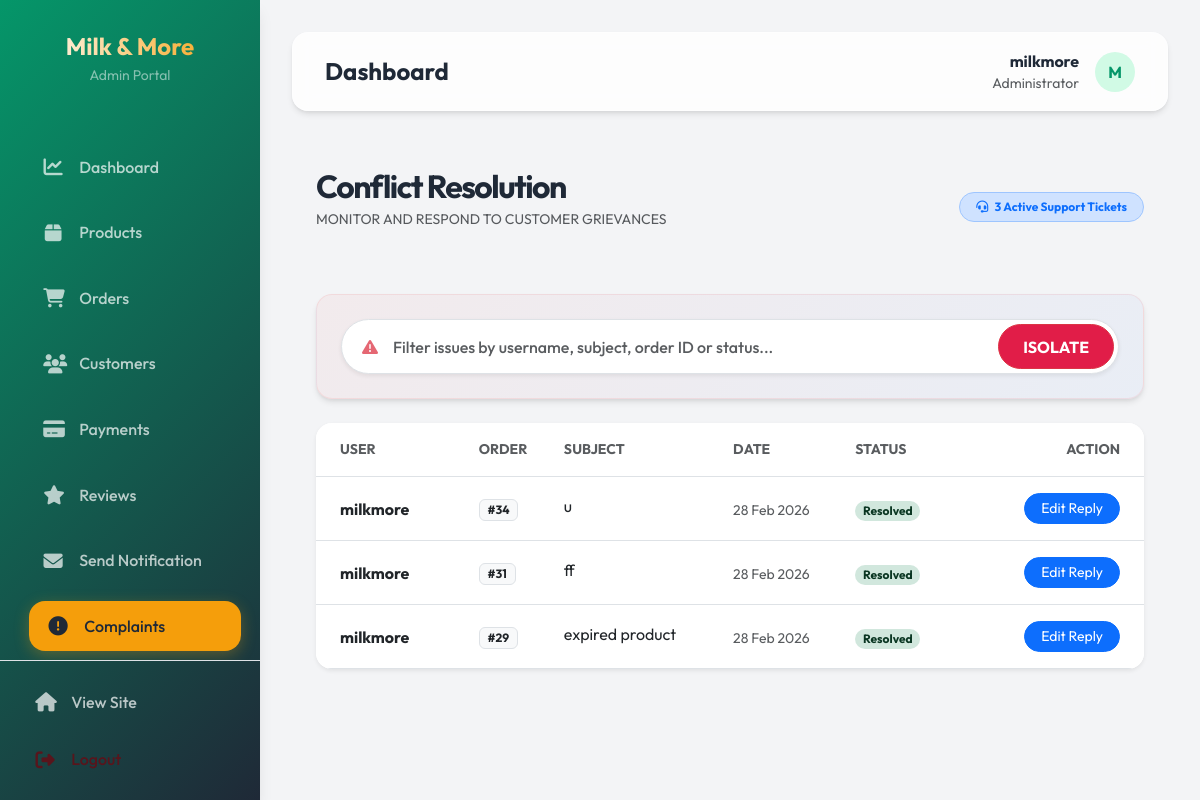
The app's page /admin-complaints/ (signed in) with its own data.
### app/models.py (models this page shows, shortened)
class Complaint(models.Model):
    user = models.ForeignKey(User, on_delete=models.CASCADE)
    order = models.ForeignKey(OrderPlaced, on_delete=models.CASCADE, related_name='complaints')
    subject = models.CharField(max_length=200)
    message = models.TextField()
    reply = models.TextField(null=True, blank=True)
    status = models.CharField(max_length=20, choices=[('Pending', 'Pending'), ('Resolved', 'Resolved')], default='Pending')
    created_at = models.DateTimeField(auto_now_add=True)
    updated_at = models.DateTimeField(auto_now=True)

class OrderPlaced(models.Model):
    user = models.ForeignKey(User,on_delete=models.CASCADE)
    customer = models.ForeignKey(Customer,on_delete=models.CASCADE)
    product = models.ForeignKey(Product,on_delete=models.CASCADE)
    quantity = models.PositiveIntegerField(default=1)
    size = models.CharField(max_length=50, default="500gm")
    price = models.FloatField(default=0.0)
    ordered_date =models.DateTimeField(auto_now_add=True)
    status = models.CharField(max_length=50,choices=STATUS_CHOICES,default='Pending')
    payment = models.ForeignKey(Payment,on_delete=models.CASCADE,default="")
    cust_id = models.PositiveSmallIntegerField()
    delivery_person = models.ForeignKey(DeliveryPerson, on_delete=models.SET_NULL, null=True, blank=True)
    delivery_notes = models.TextField(null=True, blank=True)
    delivery_otp = models.CharField(max_length=6, null=True, blank=True)

### app/views.py (the view, shortened to what this page needs)
# urls.py: path("admin-complaints/", admin_complaints, name="admin-complaints"),
@user_passes_test(is_admin)
def admin_complaints(request):
    query = request.GET.get('q')
    complaints = Complaint.objects.all().select_related('user', 'order').order_by('-created_at')
    return render(request, 'admin_panel/complaints.html', locals())

### app/context_processors.py (called while the page is built, shortened)
def regional_restriction(request):
    is_delivery = hasattr(request.user, 'deliveryperson')
    return {
        'is_in_ahmedabad': True, # Default to True for guests/staff to avoid blocking
        'has_any_address': False,
        'show_restricted_overlay': False
    }

### app/views.py (called while the page is built)
def is_admin(user):
    return user.is_superuser or user.is_staff

### Dairy-webapp-main/app/templates/admin_panel/complaints.html (shortened to what this page needs)
{% extends 'admin_panel/base.html' %}
{% load static %}
{% block content %}
<div class="p-4 overflow-y-auto w-100 h-100 animate-fade-in">
    <div class="d-flex justify-content-between align-items-center mb-5">
        <div>
            <h1 class="h2 fw-bold mb-1" style="color: var(--primary); letter-spacing: -1.5px;">Conflict Resolution</h1>
            <p class="text-muted small text-uppercase letter-spacing-1">Monitor and respond to customer grievances</p>
        </div>
        <div class="text-md-end">
            <span class="badge bg-primary-subtle text-primary rounded-pill px-3 py-2 border border-primary-subtle">
                <i class="fa-solid fa-headset me-1"></i> {{ complaints|length }} Active Support Ticket{{ complaints|length|pluralize }}
            </span>
        </div>
    </div>
    <div class="glass-card mb-4 p-4 rounded-4"
         style="background: linear-gradient(135deg, rgba(239, 68, 68, 0.05) 0%, rgba(59, 130, 246, 0.05) 100%); border: 1px solid rgba(239, 68, 68, 0.1);">
        <div class="row align-items-center g-3">
            <div class="col-md-12">
                <form action="" method="GET" autocomplete="off" class="m-0">
                    <div class="input-group shadow-sm rounded-pill overflow-hidden bg-white border p-1" style="transition: all 0.3s ease;">
                        <span class="input-group-text bg-transparent border-0 ps-3 pe-2">
                            <i class="fa-solid fa-triangle-exclamation text-danger opacity-75"></i>
                        </span>
                        <input type="text" name="q" class="form-control border-0 shadow-none px-2"
                               placeholder="Filter issues by username, subject, order ID or status..."
                               value="{{ request.GET.q|default:'' }}"
                               style="height: 45px; font-weight: 500;">
                        <button class="btn btn-danger rounded-pill px-4 fw-bold" type="submit" style="background: #e11d48;">ISOLATE</button>
                    </div>
                </form>
            </div>
        </div>
    </div>
    <div class="card border-0 shadow-sm rounded-4 overflow-hidden">
        <div class="table-responsive">
            <table class="table table-hover align-middle mb-0">
                <thead class="bg-light">
                    <tr>
                        <th class="px-4 py-3 text-uppercase small letter-spacing-1 fw-bold text-muted">User</th>
                        <th class="py-3 text-uppercase small letter-spacing-1 fw-bold text-muted">Order</th>
                        <th class="py-3 text-uppercase small letter-spacing-1 fw-bold text-muted">Subject</th>
                        <th class="py-3 text-uppercase small letter-spacing-1 fw-bold text-muted">Date</th>
                        <th class="py-3 text-uppercase small letter-spacing-1 fw-bold text-muted">Status</th>
                        <th class="px-4 py-3 text-uppercase small letter-spacing-1 fw-bold text-muted text-end">Action
                        </th>
                    </tr>
                </thead>
                <tbody>
                    {% for complaint in complaints %}
                    <tr>
                        <td class="px-4 py-3">
                            <span class="fw-bold">{{complaint.user.username}}</span>
                        </td>
                        <td class="py-3">
                            <span class="badge bg-light text-dark border">#{{complaint.order.id}}</span>
                        </td>
                        <td class="py-3">
                            <span class="d-inline-block text-truncate"
                                style="max-width: 200px;">{{complaint.subject}}</span>
                        </td>
                        <td class="py-3">
                            <span class="text-muted small">{{complaint.created_at|date:"d M Y"}}</span>
                        </td>
                        <td class="py-3">
                            <span
                                class="badge rounded-pill {% if complaint.status == 'Pending' %}bg-warning-subtle text-warning-emphasis{% else %}bg-success-subtle text-success-emphasis{% endif %}">
                                {{complaint.status}}
                            </span>
                        </td>
                        <td class="px-4 py-3 text-end">
                            <a href="{% url 'admin-reply-complaint' complaint.id %}"
                                class="btn btn-sm btn-primary rounded-pill px-3">
                                {% if complaint.reply %}Edit Reply{% else %}Reply{% endif %}
                            </a>
                        </td>
                    </tr>
                    {% empty %}
                    <tr>
                        <td colspan="6" class="text-center py-5 text-muted">
                            No complaints found.
                        </td>
                    </tr>
                    {% endfor %}
                </tbody>
            </table>
        </div>
    </div>
</div>
{% endblock content %}

### Dairy-webapp-main/app/templates/admin_panel/base.html (shortened to what this page needs)
{% load static %}
<!DOCTYPE html>
<html lang="en">
<head>
    <link rel="stylesheet" href="https://cdnjs.cloudflare.com/ajax/libs/font-awesome/6.4.0/css/all.min.css">
    <link href="https://cdn.jsdelivr.net/npm/bootstrap@5.3.0/dist/css/bootstrap.min.css" rel="stylesheet">
</head>
<body>
    <div class="sidebar">
        <div class="sidebar-header">
            <h3>Milk & More</h3>
            <p class="text-white-50 small mt-1">Admin Portal</p>
        </div>
        <div class="nav-links-wrapper">
            <ul class="nav-links" style="margin-top: 0;">
                <li class="nav-item">
                    <a href="{% url 'admin-dashboard' %}"
                        class="nav-link {% if request.resolver_match.url_name == 'admin-dashboard' %}active{% endif %}">
                        <i class="fa-solid fa-chart-line"></i> Dashboard
                    </a>
                </li>
                <li class="nav-item">
                    <a href="{% url 'admin-products' %}"
                        class="nav-link {% if 'product' in request.resolver_match.url_name %}active{% endif %}">
                        <i class="fa-solid fa-box"></i> Products
                    </a>
                </li>
                <li class="nav-item">
                    <a href="{% url 'admin-orders' %}"
                        class="nav-link {% if 'order' in request.resolver_match.url_name and 'delivery-person' not in request.resolver_match.url_name %}active{% endif %}">
                        <i class="fa-solid fa-cart-shopping"></i> Orders
                    </a>
                </li>
                <li class="nav-item">
                    <a href="{% url 'admin-customers' %}"
                        class="nav-link {% if 'customer' in request.resolver_match.url_name %}active{% endif %}">
                        <i class="fa-solid fa-users"></i> Customers
                    </a>
                </li>
                <li class="nav-item">
                    <a href="{% url 'admin-payments' %}"
                        class="nav-link {% if 'payment' in request.resolver_match.url_name %}active{% endif %}">
                        <i class="fa-solid fa-credit-card"></i> Payments
                    </a>
                </li>
                <li class="nav-item">
                    <a href="{% url 'admin-reviews' %}"
                        class="nav-link {% if 'review' in request.resolver_match.url_name %}active{% endif %}">
                        <i class="fa-solid fa-star"></i> Reviews
                    </a>
                </li>
                <li class="nav-item">
                    <a href="{% url 'admin-send-notification' %}"
                        class="nav-link {% if request.resolver_match.url_name == 'admin-send-notification' %}active{% endif %}">
                        <i class="fa-solid fa-envelope"></i> Send Notification
                    </a>
                </li>
                <li class="nav-item">
                    <a href="{% url 'admin-complaints' %}"
                        class="nav-link {% if 'complaint' in request.resolver_match.url_name %}active{% endif %}">
                        <i class="fa-solid fa-circle-exclamation"></i> Complaints
                    </a>
                </li>
                <li class="nav-item">
                </li>
            </ul>
        </div>
        <div class="sidebar-footer p-3 border-top border-white-25">
            <ul class="nav-links m-0">
                <li class="nav-item p-0">
                    <a href="{% url 'home' %}" class="nav-link">
                        <i class="fa-solid fa-house"></i> View Site
                    </a>
                </li>
                <li class="nav-item p-0 mt-2">
                    <a href="{% url 'logout' %}" class="nav-link text-danger-emphasis">
                        <i class="fa-solid fa-right-from-bracket"></i> Logout
                    </a>
                </li>
            </ul>
        </div>
    </div>
    <div class="main-content">
        <header class="top-header animate-fade-in">
            <div class="page-info">
                <h4 class="mb-0 fw-bold">{% block page_title %}Dashboard{% endblock %}</h4>
            </div>
            <div class="user-profile">
                <div class="text-end d-none d-md-block">
                    <p class="mb-0 fw-bold">{{ request.user.username }}</p>
                    <p class="mb-0 small text-muted">Administrator</p>
                </div>
                <div class="user-avatar text-uppercase">
                    {{ request.user.username|slice:":1" }}
                </div>
            </div>
        </header>
        <div class="animate-fade-in" style="animation-delay: 0.1s;">
            {% block content %}{% endblock %}
        </div>
    </div>
</body>
</html>

### Dairy-webapp-main/app/templates/admin_panel/base.html (style rules this page uses)
:root { --emerald: #10b981; --emerald-dark: #059669; --emerald-light: #d1fae5; --gold: #f59e0b; --gold-dark: #d97706; --dark: #1f2937; --light: #f9fafb; --white: #ffffff; --glass: rgba(255, 255, 255, 0.8); --shadow-sm: 0 1px 2px 0 rgba(0, 0, 0, 0.05); --shadow: 0 4px 6px -1px rgba(0, 0, 0, 0.1), 0 2px 4px -1px rgba(0, 0, 0, 0.06); --shadow-lg: 0 10px 15px -3px rgba(0, 0, 0, 0.1), 0 4px 6px -2px rgba(0, 0, 0, 0.05); --radius: 16px; }
body { font-family: 'Outfit', sans-serif; background-color: #f3f4f6; color: var(--dark); margin: 0; padding: 0; overflow-x: hidden; }
.sidebar { width: 260px; height: 100vh; position: fixed; left: 0; top: 0; background: linear-gradient(135deg, var(--emerald-dark), var(--dark)); color: white; transition: all 0.3s ease; z-index: 1000; box-shadow: var(--shadow-lg); display: flex; flex-direction: column; }
.sidebar-header { padding: 2rem 1.5rem; text-align: center; flex-shrink: 0; }
.nav-links-wrapper { flex-grow: 1; overflow-y: auto; padding-bottom: 2rem; }
.nav-links-wrapper { -ms-overflow-style: none; scrollbar-width: none; }
.sidebar-header h3 { font-weight: 700; font-size: 1.5rem; margin: 0; background: linear-gradient(to right, #fff, var(--gold)); -webkit-background-clip: text; background-clip: text; -webkit-text-fill-color: transparent; }
.nav-links { list-style: none; padding: 0; margin-top: 2rem; }
.nav-item { padding: 0.5rem 1.5rem; }
.nav-link { color: rgba(255, 255, 255, 0.7); text-decoration: none; display: flex; align-items: center; padding: 0.8rem 1.2rem; border-radius: var(--radius); transition: all 0.3s ease; font-weight: 500; }
.nav-link i { margin-right: 1rem; font-size: 1.2rem; width: 20px; text-align: center; }
.nav-link:hover, .nav-link.active { color: white; background: rgba(255, 255, 255, 0.1); transform: translateX(5px); }
.nav-link.active { background: var(--gold); color: var(--dark); box-shadow: 0 4px 15px rgba(245, 158, 11, 0.3); }
.main-content { margin-left: 260px; padding: 2rem; transition: all 0.3s ease; min-height: 100vh; }
.top-header { display: flex; justify-content: space-between; align-items: center; margin-bottom: 2rem; background: var(--glass); backdrop-filter: blur(10px); padding: 1rem 2rem; border-radius: var(--radius); box-shadow: var(--shadow); border: 1px solid rgba(255, 255, 255, 0.3); }
.user-profile { display: flex; align-items: center; gap: 1rem; }
.user-avatar { width: 40px; height: 40px; border-radius: 50%; background: var(--emerald-light); display: flex; align-items: center; justify-content: center; color: var(--emerald-dark); font-weight: 700; }
.glass-card { background: var(--glass); backdrop-filter: blur(10px); border-radius: var(--radius); padding: 1.5rem; border: 1px solid rgba(255, 255, 255, 0.3); box-shadow: var(--shadow); transition: all 0.3s ease; }
.animate-fade-in { animation: fadeIn 0.5s ease forwards; }

### records on screen
Complaint: user.username "milkmore", order.id "34", subject "u", created_at "28 Feb 2026", status "Resolved", reply "Edit Reply"
Complaint: user.username "milkmore", order.id "31", subject "ff", created_at "28 Feb 2026", status "Resolved", shows "Edit Reply"
Complaint: user.username "milkmore", order.id "29", subject "expired product", created_at "28 Feb 2026", status "Resolved", shows "Edit Reply"

### other values on screen
{{ request.user.username }} "milkmore"
{{ request.user.username|slice:":1" }} "M"
{{ complaints|length }} "3"
